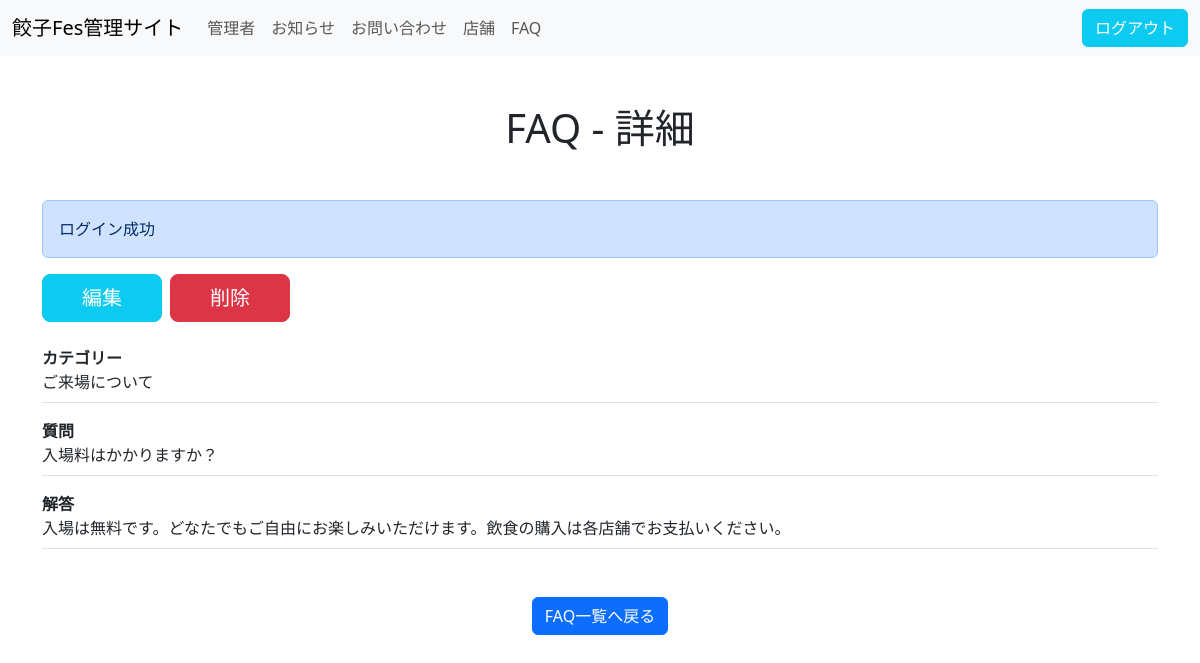
The page /admin/faq/faq-detail.php?id=1 (signed in) on the database its author committed.
### tables this page shows
CREATE TABLE `faq` (
  `id` int(11) NOT NULL,
  `question` varchar(255) NOT NULL,
  `answer` text NOT NULL,
  `category` int(11) NOT NULL,
  `create_at` datetime NOT NULL,
  `update_at` datetime NOT NULL
);

CREATE TABLE `faq_categories` (
  `id` int(11) NOT NULL,
  `name` varchar(255) NOT NULL,
  `sort_order` int(11) NOT NULL,
  `is_delete` tinyint(1) NOT NULL DEFAULT 0,
  `create_at` datetime NOT NULL,
  `update_at` datetime NOT NULL
);

### inc/function.php (called while the page is built, shortened)
<?php
function db_connect()
{
    $dsn = 'mysql:host=' . DB_HOST . ';dbname=' . DB_NAME . ';charset=utf8';
    $db = new PDO($dsn, DB_USER, DB_PASS);
    $db->setAttribute(PDO::ATTR_EMULATE_PREPARES, false);
    return $db;
}
function get_faq_data($category_id = 0, $faq_id = 0)
{
    $db = db_connect();
    $sql = 'SELECT
            faq.id,
            faq.question,
            faq.answer,
            faq.category as category_id,
            faq_categories.name as category_name,
            faq.create_at,
            faq.update_at
            FROM faq JOIN faq_categories ON faq.category = faq_categories.id
            WHERE faq_categories.is_delete = 0 ';
    $faq = $faq_id !== 0 ? ' AND faq.id=:faq_id' : '';
    $catagory = $category_id !== 0 ? ' AND faq_categories.id=:category_id' : '';
    $stmt = $db->prepare($sql . $faq . $catagory);
    if ($faq_id !== 0) {
        $stmt->bindParam(':faq_id', $faq_id, PDO::PARAM_INT);
    }
    $stmt->execute();
    return $faq_id !== 0 ? $stmt->fetch(PDO::FETCH_ASSOC) : $stmt->fetchAll(PDO::FETCH_ASSOC);
}

### admin/faq/faq-detail.php (the view, shortened to what this page needs)
<?php
require_once __DIR__ . '/../../inc/function.php';
$id = isset($_GET['id']) ? (int)$_GET['id'] : '';
try {
  $faq = get_faq_data(0, $id);
} catch (PDOException $e) {
  debug_log($e->getMessage());
}
?>
<!doctype html>
<html lang="ja">
<head>
  <link href="https://cdn.jsdelivr.net/npm/bootstrap@5.3.8/dist/css/bootstrap.min.css" rel="stylesheet">
</head>
<body>
  <?php require_once __DIR__ . '/../inc/header.php'; ?>
  <main class="container">
    <div class="l-wrapper">
      <h1 class="my-5 text-center">FAQ - 詳細</h1>
      <?php require_once __DIR__ . '/../../inc/message_area.php'; ?>
      <div class="d-flex flex-row gap-2 mb-4">
        <a class="btn btn-info btn-lg text-white" href="./faq-edit.php?id=<?php echo $id; ?>" style="min-width:120px;">編集</a>
        <form action="./faq-delete-do.php" method="post" onsubmit="return confirm('本当に削除してもよろしいですか?')">
          <button type="submit" class="btn btn-danger btn-lg text-white" style="min-width:120px;">削除</button>
        </form>
      </div>
      <dl class="mb-5">
        <div class="border-bottom mb-3">
          <dt class="col-sm-2">カテゴリー</dt>
          <dd class="col-sm-10"><?php echo $faq['category_name']; ?></dd>
        </div>
        <div class="border-bottom mb-3">
          <dt class="col-sm-2">質問</dt>
          <dd class="col-sm-10"><?php echo $faq['question']; ?></dd>
        </div>
        <div class="border-bottom mb-3">
          <dt class="col-sm-2">解答</dt>
          <dd class="col-sm-10"><?php echo nl2br($faq['answer']); ?></dd>
        </div>
      </dl>
      <div class="text-center">
        <a href="./faq-list.php" class="btn btn-primary mb-5">FAQ一覧へ戻る</a>
      </div>
    </div>
  </main>
</body>
</html>

### rows shown on the page
faq: category.name "ご来場について", question "入場料はかかりますか？", answer "入場は無料です。どなたでもご自由にお楽しみいただけます。飲食の購入は各店舗でお支払いください。"

### other values the page prints
$message['msg'] "ログイン成功"
